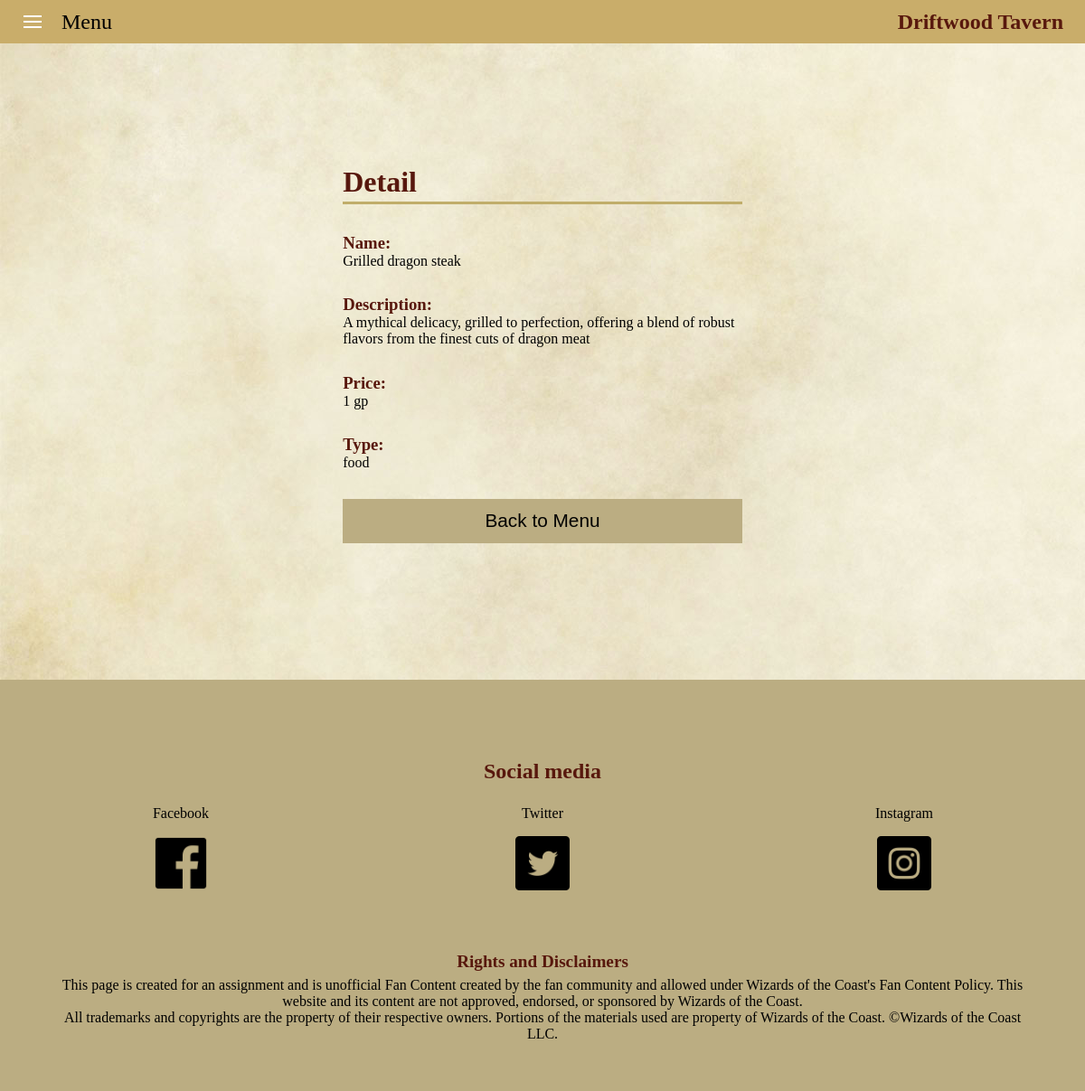
Page /menu/25/detail/ on the committed database.
### app_menu/models.py (models this page shows, shortened)
class Menu(Model):
    TYPE_CHOICES = [
        ('food', 'Food'),
        ('drink', 'Drink'),
    ]
    CURRENCY_CHOICES = [
        ("cp", "cp"),
        ("sp", "sp"),
        ("ep", "ep"),
        ("gp", "gp"),
        ("pp", "pp"),
    ]
    name = models.CharField(
        max_length=255,
        blank=False,
        null=False,
        validators=[MaxLengthValidator(255, message="Max 255 characters.")]
        )
    description = models.TextField(
        blank=False,
        null=False,
        validators=[MaxLengthValidator(255, message="Max 255 characters.")]
        )
    price_amount = models.PositiveIntegerField(
        null=False,
        blank=False,
        validators=[MinValueValidator(1, message="Must be greater than 0.")]
        )
    currency = models.CharField(max_length=10, choices=CURRENCY_CHOICES)
    item_type = models.CharField(max_length=10, choices=TYPE_CHOICES)
    class Meta:
        db_table = "dwt_menu_items"
        verbose_name_plural = "Menu Items"

### app_menu/views.py (the view)
# urls.py: path("<int:pk>/detail/", MenuDetailView.as_view(), name="detail"),
class MenuDetailView(MenuBaseView,DetailView):
    template_name = "menu_detail.html"
    extra_context = {
        "current_page": "Detail"
    }

### app_menu/templates/menu_detail.html
{% extends 'base.html' %}
{% load static %}
{% block content %}
<main>
    <section class="app-menu app-menu-container">
        <div class="app-menu-detail">
            <h1>{{ current_page }}</h1>
            <h3>Name:</h3>
            <p>{{ menu.name }}</p>
            <h3>Description:</h3>
            <p>{{ menu.description }}</p>
            <h3>Price:</h3>
            <p>{{ menu.price_amount }} {{ menu.currency }}</p>
            <h3>Type:</h3>
            <p>{{menu.item_type}}</p>
            <a href="{% url 'menu:all' %}"><button class="back-button">Back to Menu</button></a>
        </div>
    </section>
</main>
{% endblock %}

### static/css/main.style.css (style rules this page uses)
main { flex: 1; }

### app_menu/static/css/app.style.css (style rules this page uses)
.app-menu { margin: 2em 1em; animation: show 1.5s ease-in-out; }
.app-menu-container { display: flex; flex-direction: column; align-items: center; }
.app-menu h1 { border-bottom: 3px solid var(--colorHeaderUnderline); padding-bottom: 0.1em; margin-bottom: 0.25em; font-size: clamp(1.5em, 5vw, 2em); position: relative; margin-bottom: 1em; }
.app-menu a { text-decoration: none; color: black; }
.app-menu-create, .app-menu-delete, .app-menu-detail { margin-bottom: 1em; padding: 5%; width: 85svw; }
.app-menu-delete>h3, .app-menu-detail>h3 { margin-top: 1.5em; }
.app-menu-form input[type="submit"], .app-menu-delete input[type="submit"], .cancel-button, .back-button { cursor: pointer; width: 100%; background-color: var(--colorSendButton); font-size: 1.3em; padding: 0.6em; border: none; margin-top: 1.5em; }
@media screen and (min-width: 1080px) { .app-menu { height: max-content; display: flex; flex-direction: column; margin: 5em 3em; } }
@media screen and (min-width: 1080px) { .app-menu-create, .app-menu-delete, .app-menu-detail { width: 50%; } }

### static/css/general.style.css (style rules this page uses)
:root { --colorBackground: #EEE5CE; --colorBackgroundFooter: #BBAD82; --colorBackgroundHeader: #C9AD6A; --colorBackgoundItemsTable: #d2e6c8; --colorBackgroundLogo: #766649; --colorErrorMessage : #9C2B1B; --colorHeaderUnderline: #C0AD6A; --colorHeaderText: #58180D; --colorSendButton: #BBAD82; --colorSendButtonHover: #d2e6c8; --fontErrorMessage: "Scaly Sans"; --fontForm: "Scaly Sans"; --fontFooter: "Scaly Sans"; --fontHeaderText: "Mr Eaves Small Caps"; --fontItemsTableHeader: "Scaly Sans Bold"; --fontItemsBody: "Scaly Sans"; --fontMenu: "Scaly Sans Caps"; --fontParagraph: "Booksanity"; --imageBackgroundText: url("../media/images/background.jpg"); }
*, html { margin: 0; padding: 0; scroll-behavior: smooth; box-sizing: border-box; }
body { background-color: var(--colorBackground); background-image: var(--imageBackgroundText); display: flex; flex-direction: column; }
h1, h2, h3, h4 { color: var(--colorHeaderText); font-family: var(--fontHeaderText); }
p { font-family: var(--fontParagraph); }

### app_menu/static/css/app.general.style.css (style rules this page uses)
:root { --colorBackground: #EEE5CE; --colorBackgroundFooter: #BBAD82; --colorBackgroundHeader: #C9AD6A; --colorBackgoundItemsTable: #d2e6c8; --colorBackgroundLogo: #766649; --colorCancelButton: #9C2B1B; --colorErrorMessage: #9C2B1B; --colorHeaderUnderline: #C0AD6A; --colorHeaderText: #58180D; --colorSendButton: #BBAD82; --colorSendButtonHover: #d2e6c8; --fontErrorMessage: "Scaly Sans"; --fontForm: "Scaly Sans"; --fontFooter: "Scaly Sans"; --fontHeaderText: "Mr Eaves Small Caps"; --fontItemsTableHeader: "Scaly Sans Bold"; --fontItemsBody: "Scaly Sans"; --fontMenu: "Scaly Sans Caps"; --fontParagraph: "Booksanity"; --imageBackgroundText: url("../media/images/background.jpg"); }
*, html { margin: 0; padding: 0; scroll-behavior: smooth; box-sizing: border-box; }
body { background-color: var(--colorBackground); background-image: var(--imageBackgroundText); display: flex; flex-direction: column; }
h1, h2, h3, h4 { color: var(--colorHeaderText); font-family: var(--fontHeaderText); }
p { font-family: var(--fontParagraph); }

### rows in the picture
Menu: name "Grilled dragon steak", description "A mythical delicacy, grilled to perfection, offering a blend of robust flavors from the finest cuts of dragon meat", price_amount "1", currency "gp", item_type "food"

### other values in the picture
{{ current_page }} "Detail"
